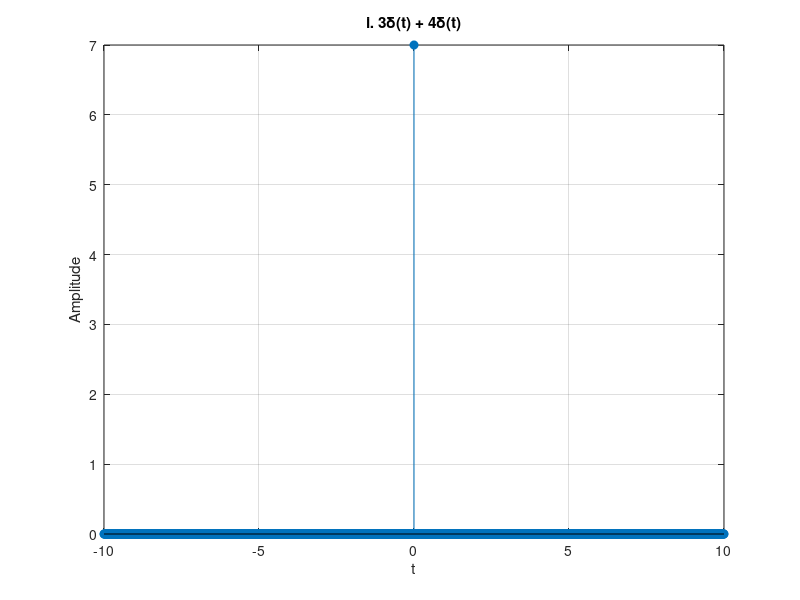
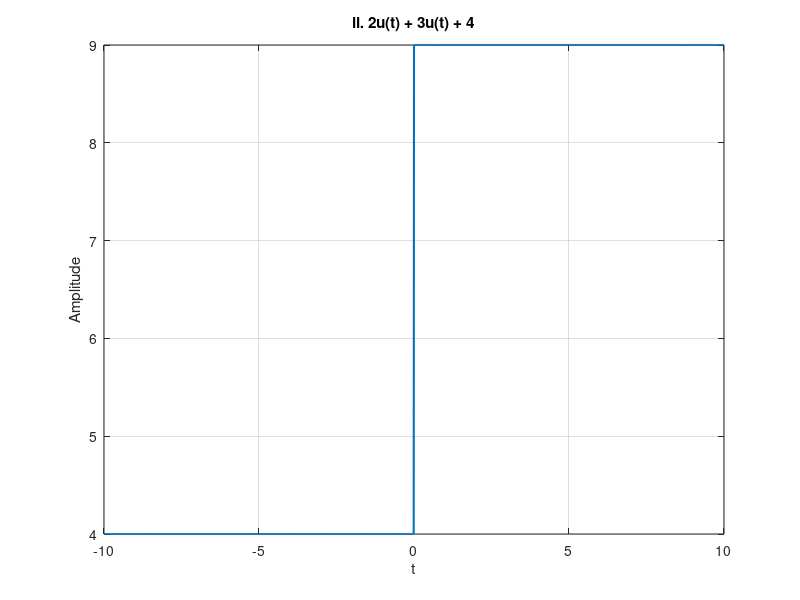
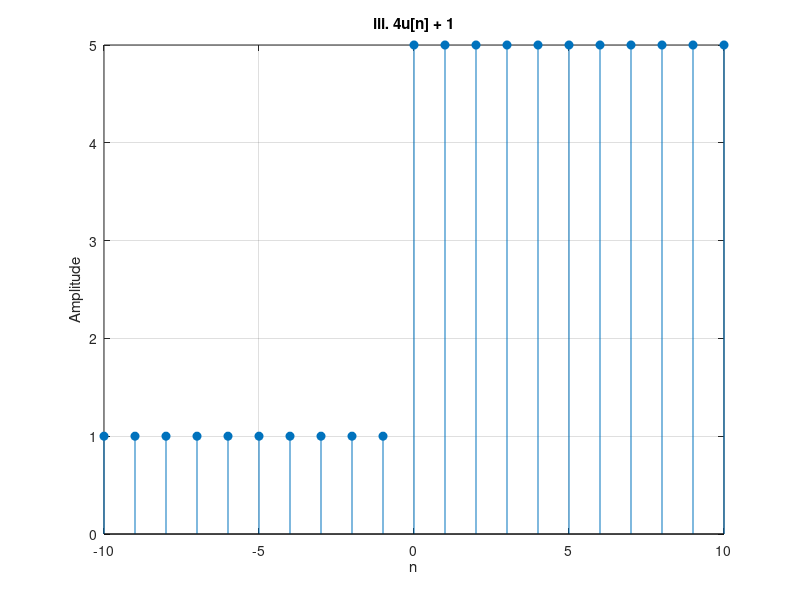
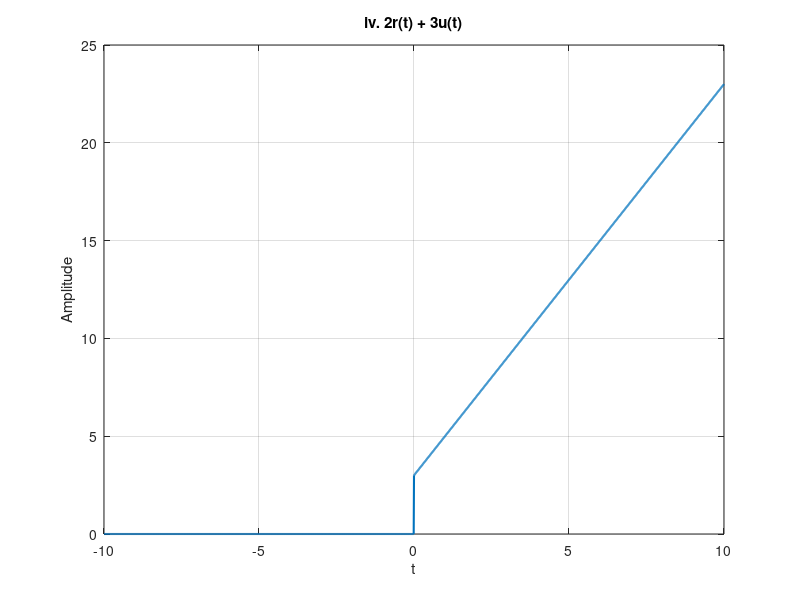

Recreate these plots in MATLAB, in order.
t = -10:0.01:10; 
n = -10:10;   

% Unit step function
u = @(x) double(x >= 0);

% i. 3δ(t) + 4δ(t)
delta_t = zeros(size(t));
delta_t(t == 0) = 1; % Dirac delta at t=0 (approximation)
signal1 = 3 * delta_t + 4 * delta_t;
figure;
stem(t, signal1, 'filled');
title('i. 3\delta(t) + 4\delta(t)');
xlabel('t'); ylabel('Amplitude');
xlim([-10, 10]);
grid on;

% ii. 2u(t) + 3u(t) + 4
signal2 = 2 * u(t) + 3 * u(t) + 4;
figure;
plot(t, signal2, 'LineWidth', 1.5);
title('ii. 2u(t) + 3u(t) + 4');
xlabel('t'); ylabel('Amplitude');
xlim([-10, 10]);
grid on;

% iii. 4u[n] + 1
signal3 = 4 * u(n) + 1;
figure;
stem(n, signal3, 'filled');
title('iii. 4u[n] + 1');
xlabel('n'); ylabel('Amplitude');
xlim([-10, 10]);
grid on;

% iv. 2r(t) + 3u(t)
r = @(x) x .* u(x); % Ramp function
signal4 = 2 * r(t) + 3 * u(t);
figure;
plot(t, signal4, 'LineWidth', 1.5);
title('iv. 2r(t) + 3u(t)');
xlabel('t'); ylabel('Amplitude');
xlim([-10, 10]);
grid on;

% v. u(t + 2) + u(t − 2) + 2
signal5 = u(t + 2) + u(t - 2) + 2;
figure;
plot(t, signal5, 'LineWidth', 1.5);
title('v. u(t+2) + u(t−2) + 2');
xlabel('t'); ylabel('Amplitude');
xlim([-10, 10]);
grid on;
